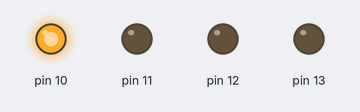
The sketch below on a simulated Arduino Uno, built with avr-gcc and run on an emulated ATmega328P. Shown: output pins drawn as LEDs (lit = HIGH).

Above: at 0.2 s.
At 1.2 s:
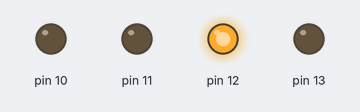
At 2.7 s:
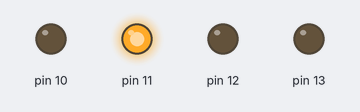
At 3.7 s:
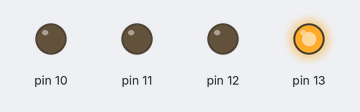
Timing chart, 0 to 4.6 s (numbered marks = the images above):
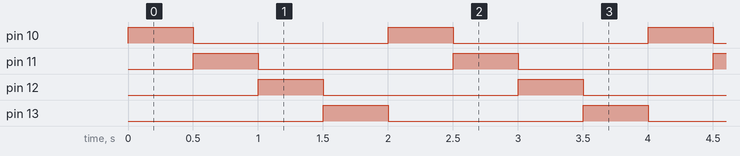

Measured:
- by itself, pin 10–13: alternates HIGH for 0.50 s and LOW for 1.5 s
- by itself, everything shown: repeats every 2.0 s, in 4 steps

The sketch:

week07_3_arduino_blink_blink_blink.ino
```cpp
// week07_3_arduino_blink_blink_blink
//修改自week07_2_arduino_blink_blink  只是再多插兩隻 LED
// use 麵包板,每5洞都是一版,所以用GND接之後
// 小心,有一隻要接地GND,另一隻接13
// 小心,有一隻要接地GND,另一隻接12
// 小心,有一隻要接地GND,另一隻接11
// 小心,有一隻要接地GND,另一隻接10
void setup() {
  pinMode(10,OUTPUT);
  pinMode(11,OUTPUT);
  pinMode(12,OUTPUT);
  pinMode(13,OUTPUT); //把第13隻腳,能送出資料OUTPUT
}

void loop() {
  for(int i=10;i<=13;i++){
  digitalWrite(13,LOW); // 暗掉 (多這一行)
  digitalWrite(i-1,LOW); // 暗掉 (多這一行)
  digitalWrite(i,HIGH); // 發亮
  delay(500);
  }
}
```
